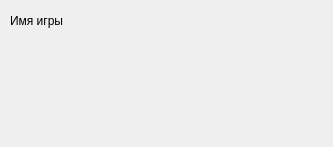
<?xml version="1.0" encoding="UTF-8"?>
<ui version="4.0">
 <class>GameElement</class>
 <widget class="QWidget" name="GameElement">
  <property name="geometry">
   <rect>
    <x>0</x>
    <y>0</y>
    <width>333</width>
    <height>147</height>
   </rect>
  </property>
  <property name="windowTitle">
   <string>Form</string>
  </property>
  <widget class="QLabel" name="label">
   <property name="geometry">
    <rect>
     <x>10</x>
     <y>10</y>
     <width>311</width>
     <height>21</height>
    </rect>
   </property>
   <property name="text">
    <string>Имя игры</string>
   </property>
  </widget>
 </widget>
 <resources/>
 <connections/>
</ui>
